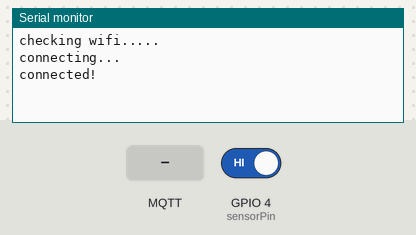
Simulated run of this sketch. Board: ESP8266 (NodeMCU). Parts: the last lines printed to the serial monitor. Inputs (shaded band) come from the test bench; at power-on: GPIO 4 (sensorPin) HIGH. WiFi joins after 1.5 s; servers stay silent unless stated; no MQTT or app messages arrive unless stated.

Above: at 3.2 s.
3.3 s: MQTT message "1" arrives on the first subscribed topic
At 4.8 s:
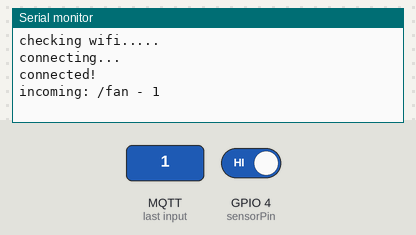
5.5 s: MQTT message "on" arrives on the first subscribed topic
At 7.1 s:
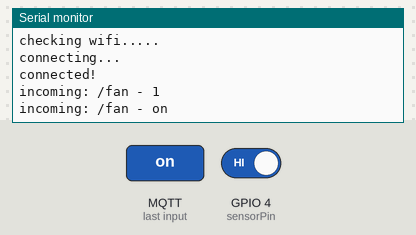
7.6 s: MQTT message "off" arrives on the first subscribed topic
At 9.4 s:
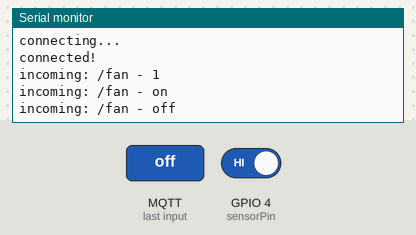

The sketch:

WiFiWebServerFan.ino
```cpp
#include <ESP8266WiFi.h>
#include <MQTTClient.h>

const char ssid[] = "BOTT";
const char password[] = "iotpassword";

const int sensorPin = 4;
int sensorVal = 0;

WiFiClient net;
MQTTClient client;

unsigned long lastMillis = 0;

void connect();

void setup() {
  Serial.begin(115200);
  pinMode(sensorPin, INPUT);
  delay(10);

  // Connect to WiFi network
  WiFi.begin(ssid, password);

  client.begin("10.10.47.203", net);
  client.onMessage(messageReceived);

  connect();

  //pinMode(motorPin, OUTPUT);
}

void connect() {
  Serial.print("checking wifi...");
  while (WiFi.status() != WL_CONNECTED) {
    Serial.print(".");
    delay(1000);
  }

  Serial.print("\nconnecting...");
  while (!client.connect("arduino", "try", "try")) {
    Serial.print(".");
    delay(1000);
  }

  Serial.println("\nconnected!");

  client.subscribe("/fan");
  // client.unsubscribe("/hello");
}

void loop() {
  client.loop();
  delay(10);

  sensorVal = digitalRead(sensorPin);
  //Serial.println(sensorVal);
  if(sensorVal == 0){
      //Serial.println("off");
      if (millis() - lastMillis > 1000) {
        lastMillis = millis();
        client.publish("/fan", "fan off");
      }
  } else if(sensorVal == 1){
      //Serial.println("on");
      if (millis() - lastMillis > 1000) {
         lastMillis = millis();
         client.publish("/fan", "fan on");
      }
  }

   if (!client.connected()) {
    connect();
  }

  delay(1000);
}

void messageReceived(String &topic, String &payload) {
  Serial.println("incoming: " + topic + " - " + payload);
}
```

Measured:
- after the input at 3.3 s, the serial monitor: prints a new line after 0.78 s (image 1)
- after the input at 5.5 s, the serial monitor: prints a new line after 0.61 s (image 2)
- after the input at 7.6 s, the serial monitor: prints a new line after 0.53 s (image 3)
